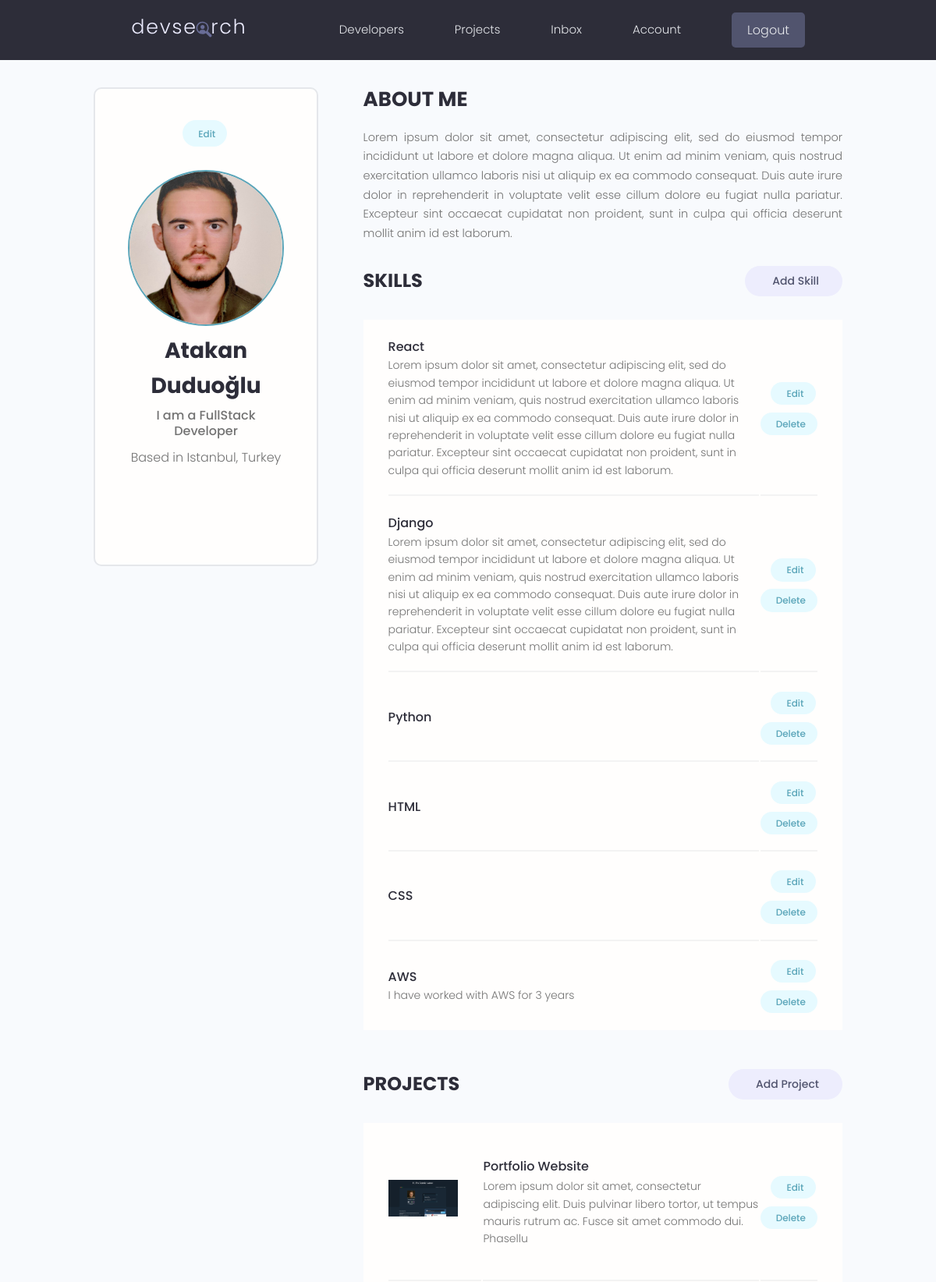
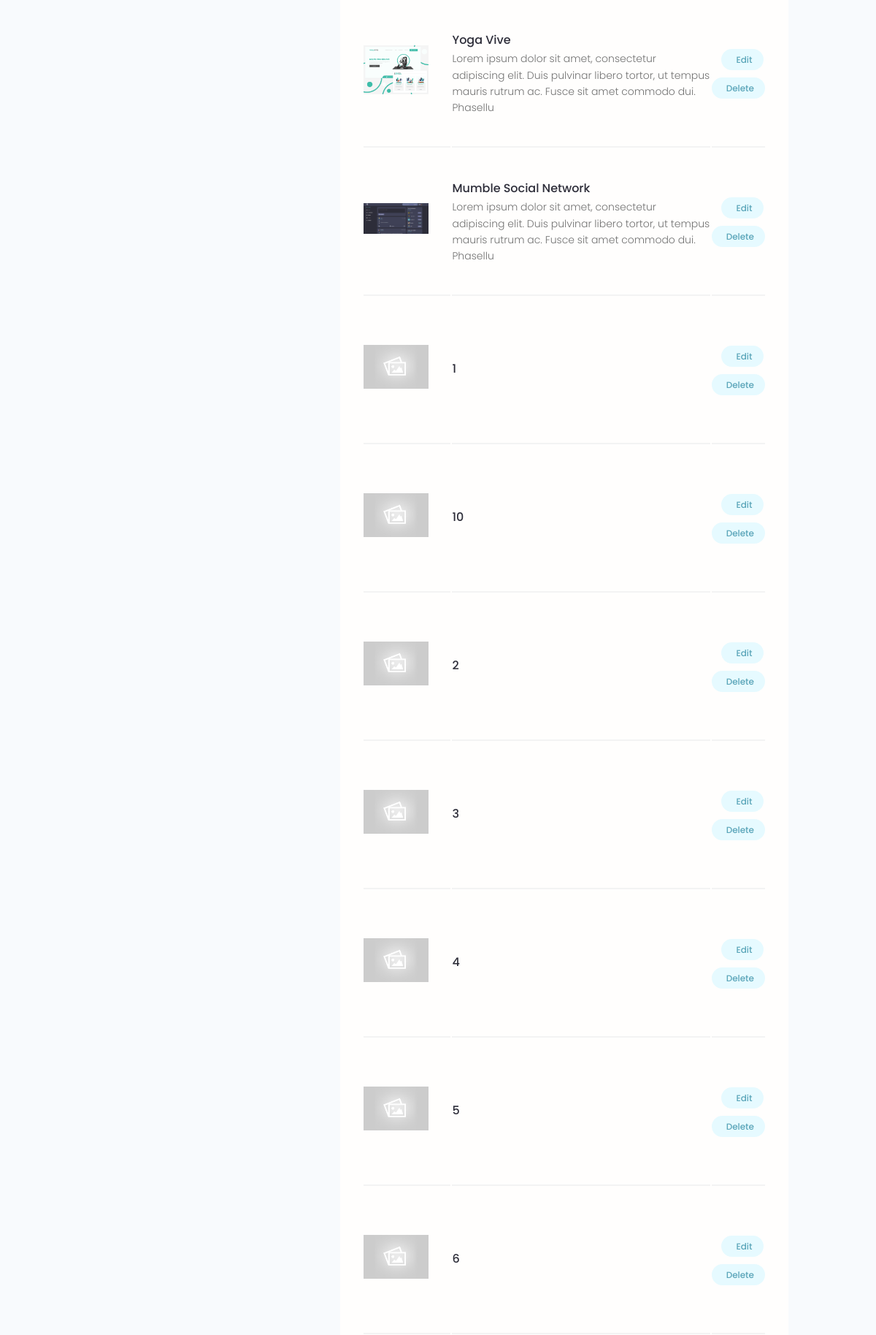
The app's page /account/ (signed in, upper part) with its own data (2 pictures, top to bottom).
### users/models.py (models this page shows, shortened)
class Profile(models.Model):
    user = models.OneToOneField(User, on_delete=models.CASCADE, null=True, blank=True)
    name = models.CharField(max_length=200, blank=True, null=True)
    email = models.EmailField(max_length=500, blank=True, null=True)
    username = models.CharField(max_length=200, blank=True, null=True)
    location = models.CharField(max_length=200, blank=True, null=True)
    short_intro = models.CharField(max_length=200, blank=True, null=True)
    bio = models.TextField(blank=True, null=True)
    profile_image = models.ImageField(null=True, blank=True, upload_to='profiles/', default="profiles/user-default.png")
    social_github = models.CharField(max_length=200, blank=True, null=True)
    social_twitter = models.CharField(max_length=200, blank=True, null=True)
    social_linkedin = models.CharField(max_length=200, blank=True, null=True)
    social_youtube = models.CharField(max_length=200, blank=True, null=True)
    social_website = models.CharField(max_length=200, blank=True, null=True)
    created = models.DateTimeField(auto_now_add=True)
    id = models.UUIDField(default=uuid.uuid4, unique=True, primary_key=True, editable=False)

class Skill(models.Model):
    owner = models.ForeignKey(Profile, on_delete=models.CASCADE, null=True, blank=True)
    name = models.CharField(max_length=200, blank=True, null=True)
    description = models.TextField(blank=True, null=True)
    id = models.UUIDField(default=uuid.uuid4, unique=True, primary_key=True, editable=False)

### projects/models.py (models this page shows, shortened)
class Project(models.Model):
    owner = models.ForeignKey(Profile, null=True, blank=True, on_delete=models.SET_NULL)
    title = models.CharField(max_length=200)
    description = models.TextField(null=True, blank=True)
    featured_image = models.ImageField(null=True, blank=True, default="default.jpg")
    demo_link = models.CharField(max_length=2000, null=True, blank=True)
    source_link = models.CharField(max_length=2000, null=True, blank=True)
    tags = models.ManyToManyField('Tag', blank=True)
    vote_total = models.IntegerField(default=0, null=True, blank=True)
    vote_ratio = models.IntegerField(default=0, null=True, blank=True)
    created = models.DateTimeField(auto_now_add=True)
    id = models.UUIDField(default=uuid.uuid4, unique=True, primary_key=True, editable=False)
    class Meta:
        ordering = ['-vote_ratio', '-vote_total', 'title']

### users/views.py (the view)
# urls.py: path('account/', views.userAccount, name="account"),
@login_required(login_url='login')
def userAccount(request):
    profile = request.user.profile
    skills = profile.skill_set.all()
    projects = profile.project_set.all()
    context = {'profile': profile, 'skills': skills, 'projects': projects}
    return render(request, 'users/account.html', context)

### users/templates/users/account.html (shortened to what this page needs)
{% extends 'main.html' %}
{% block content %}
  <main class="settingsPage profile my-md">
    <div class="container">
      <div class="layout">
        <div class="column column--1of3">
          <div class="card text-center">
            <div class="card__body dev">
              <a class="tag tag--pill tag--main settings__btn" href="{% url 'edit-account' %}"> Edit</a>
              <img class="avatar avatar--xl dev__avatar" src="{{ profile.profile_image.url }}" />
              <h2 class="dev__name">{{ profile.name }}</h2>
              <p class="dev__title">{{ profile.short_intro }}</p>
              <p class="dev__location">Based in {{ profile.location }}</p>
              <ul class="dev__social">
              </ul>
            </div>
          </div>
        </div>
        <div class="column column--2of3">
          <div class="devInfo">
            <h3 class="devInfo__title">About Me</h3>
            <p class="devInfo__about">{{ profile.bio }}</p>
          </div>
          <div class="settings">
            <h3 class="settings__title">Skills</h3>
            <a class="tag tag--pill tag--sub settings__btn tag--lg" href="{% url 'create-skill' %}"> Add Skill</a>
          </div>
          <table class="settings__table">
              {% for skill in skills %}
            <tr>
              <td class="settings__tableInfo">
                <h4>{{ skill.name }}</h4>
                <p>
                  {{ skill.description }}
                </p>
              </td>
              <td class="settings__tableActions">
                <a class="tag tag--pill tag--main settings__btn" href="{% url 'update-skill' skill.id %}"> Edit</a>
                <a class="tag tag--pill tag--main settings__btn" href="{% url 'delete-skill' skill.id %}?next=/account">
                  Delete</a>
              </td>
            </tr>
              {% endfor %}
          </table>
          <div class="settings">
            <h3 class="settings__title">Projects</h3>
            <a class="tag tag--pill tag--sub settings__btn tag--lg" href="{% url 'create-project' %}"> Add Project</a>
          </div>
          <table class="settings__table">
              {% for project in projects %}
            <tr>
              <td class="settings__thumbnail">
                <a href="{% url 'project' project.id %}"><img src="{{ project.featured_image.url }}" alt="Project Thumbnail" /></a>
              </td>
              <td class="settings__tableInfo">
                <a href="single-project.html">{{ project.title }}</a>
                <p>
                  {{ project.description|slice:"150" }}
                </p>
              </td>
              <td class="settings__tableActions">
                <a class="tag tag--pill tag--main settings__btn" href="{% url 'update-project' project.id %}"> Edit</a>
                <a class="tag tag--pill tag--main settings__btn" href="{% url 'delete-project' project.id %}?next=/account">
                  Delete</a>
              </td>
            </tr>
              {% endfor %}
          </table>
        </div>
      </div>
    </div>
  </main>
{% endblock content %}

### static/styles/app.css (style rules this page uses)
:root { --color-sub: #2d2d39; }
.card { border: 2px solid var(--color-light); }
img { width: 100%; }
.profile .card > .dev { padding: 4rem; }
.dev__avatar { display: block; margin: auto; }
.dev__name { color: var(--color-sub); font-size: 2.8rem; font-weight: 700; margin-top: 1rem; margin-bottom: 0.5rem; }
.dev__title { font-size: 1.6rem; font-weight: 500; line-height: 1.3; }
.dev__location { margin-top: 1rem; }
.dev__social { margin: 3rem 0; list-style: none; display: flex; justify-content: center; gap: 1.5rem; }
.devInfo { margin-bottom: 3rem; }
.devInfo__title, .devInfo__subtitle { font-size: 2.6rem; color: var(--color-sub); text-transform: uppercase; font-weight: 700; margin-bottom: 1.5rem; }
.devInfo__about, .devSkill__info { font-size: 1.45rem; line-height: 1.7; text-align: justify; }
.settingsPage .dev > .settings__btn { display: inline-block; margin-bottom: 3rem; }
.settings { display: flex; justify-content: space-between; align-items: center; }
.settings__title { font-size: 2.4rem; text-transform: uppercase; font-weight: 700; color: var(--color-sub); }
.settings__table { margin-top: 3rem; margin-bottom: 5rem; padding: 0 3rem; background: var(--color-white); }
.settings__table tr { width: 100%; }
.settings__table tr > td { padding: 2rem 0; }
.settings__table tr:not(:last-child) td { border-bottom: 2px solid var(--color-white-light); }
.settings__thumbnail { width: 23%; min-width: 10rem; }
.settings__thumbnail img { padding-right: 3rem; height: 15rem; object-fit: contain; }
.settings__tableInfo { width: 100%; }
.settings__tableInfo h4, .settings__tableInfo a { padding-right: 1rem; width: auto; font-size: 1.6rem; font-weight: 500; color: var(--color-sub); }
.settings__tableInfo p { font-size: 1.4rem; }
.settings__tableActions { text-align: right; }

### static/uikit/styles/modules/_variables.css (style rules this page uses)
:root { --color-main: #5aa5b9; --color-main-light: #e6faff; --color-sub: #3f4156; --color-sub-light: #51546e; --color-sub-lighter: #ededfd; --color-text: #737373; --color-gray: #8b8b8b; --color-light: #e5e7eb; --color-light-gray: #767676; --color-bg: #f8fafd; --color-white: #fffefd; --color-white-light: #f3f3f3; --color-success: #359e64; --color-success-bg: #def8e8; --color-error: #fc4b0b; --color-error-bg: #fff2ee; --font-base: 'Poppins', arial, helvetica, 'Segoe UI', roboto, ubuntu, sans-serif; --font-monospace: 'Fira Code', 'Courier New', courier, monospace; --font-regular: 300; --font-medium: 500; --font-bold: 700; --generic-shadow: 1px 1px 5px #00000010; --generic-transition: all 0.3s ease-in-out; }

### static/uikit/styles/modules/_base.css (style rules this page uses)
* { margin: 0; padding: 0; box-sizing: border-box; text-rendering: optimizeLegibility; color: inherit; font-size: inherit; }
html { font-size: 50%; }
@media only screen and (min-width: 480px) { html { font-size: 56.25%; } }
@media only screen and (min-width: 1200px) { html { font-size: 62.5%; } }
body { line-height: 1.6; font-weight: 400; font-size: 1.5rem; color: var(--color-text); background-color: var(--color-bg); min-height: 100vh; }

### static/uikit/styles/modules/_typography.css (style rules this page uses)
* { font-family: var(--font-base); }
h2 { font-size: 3.6rem; font-weight: var(--font-bold); }
h3 { font-size: 3.2rem; font-weight: var(--font-medium); }
h4 { font-size: 2.8rem; font-weight: var(--font-medium); }
p, span, strong { font-size: 1.6rem; color: var(--color-text); font-weight: var(--font-regular); }
a { padding-bottom: 2px; text-decoration: none; display: inline-block; color: var(--color-main); font-weight: var(--font-medium); }

### static/uikit/styles/modules/_utilities.css (style rules this page uses)
.container { width: 92%; max-width: 165rem; margin: 0 auto; box-sizing: border-box; }
@media screen and (min-width: 1000px) { .container { width: 90%; } }
@media screen and (min-width: 1200px) { .container { width: 80%; } }
.text-center { text-align: center; }
.my-md { margin: 3rem auto; }

### static/uikit/styles/modules/_avatar.css (style rules this page uses)
.avatar { border-radius: 50%; border: 2px solid var(--color-main); object-fit: cover; }
.avatar--xl { height: 20rem; width: 20rem; }

### static/uikit/styles/modules/_card.css (style rules this page uses)
.card { border-radius: 1rem; background-color: var(--color-white); border: 1.5px solid var(--color-light); width: auto; height: auto; margin-top: 0.5rem; margin-bottom: 0.5rem; overflow: hidden; }
.card__body, .card__header { padding: 2rem 2.5rem; }

### static/uikit/styles/modules/_layout.css (style rules this page uses)
.layout { display: flex; flex-flow: row wrap; justify-content: space-between; }
.layout > .column { margin-bottom: 3rem; }
.layout > .column.column--1of3 { flex-basis: 30%; }
.layout > .column.column--2of3 { flex-basis: 64%; }

### records on screen
Profile: profile_image (picture), name "Atakan Duduoğlu", short_intro "I am a FullStack Developer", location "Istanbul, Turkey", bio "Lorem ipsum dolor sit amet, consectetur adipiscing elit, sed do eiusmod tempor incididunt ut labore et dolore magna aliqua. Ut enim ad minim veniam, quis nostrud exercitation ullamco laboris nisi ut aliquip ex ea commodo consequat. Duis aute irure dolor in reprehenderit in voluptate velit esse cillum dolore eu fugiat nulla pariatur. Excepteur sint occaecat cupidatat non proident, sunt in culpa qui officia deserunt mollit anim id est laborum."
Skill: name "React", description "Lorem ipsum dolor sit amet, consectetur adipiscing elit, sed do eiusmod tempor incididunt ut labore et dolore magna aliqua. Ut enim ad minim veniam, quis nostrud exercitation ullamco laboris nisi ut aliquip ex ea commodo consequat. Duis aute irure dolor in reprehenderit in voluptate velit esse cillum dolore eu fugiat nulla pariatur. Excepteur sint occaecat cupidatat non proident, sunt in culpa qui officia deserunt mollit anim id est laborum."
Skill: name "Django", description "Lorem ipsum dolor sit amet, consectetur adipiscing elit, sed do eiusmod tempor incididunt ut labore et dolore magna aliqua. Ut enim ad minim veniam, quis nostrud exercitation ullamco laboris nisi ut aliquip ex ea commodo consequat. Duis aute irure dolor in reprehenderit in voluptate velit esse cillum dolore eu fugiat nulla pariatur. Excepteur sint occaecat cupidatat non proident, sunt in culpa qui officia deserunt mollit anim id est laborum."
Skill: name "Python"
Skill: name "HTML"
Skill: name "CSS"
Skill: name "AWS", description "I have worked with AWS for 3 years"
Project: featured_image (picture), title "Portfolio Website", description "Lorem ipsum dolor sit amet, consectetur adipiscing elit. Duis pulvinar libero tortor, ut tempus mauris rutrum ac. Fusce sit amet commodo dui. Phasellu"
Project: featured_image (picture), title "Yoga Vive", description "Lorem ipsum dolor sit amet, consectetur adipiscing elit. Duis pulvinar libero tortor, ut tempus mauris rutrum ac. Fusce sit amet commodo dui. Phasellu"
Project: featured_image (picture), title "Mumble Social Network", description "Lorem ipsum dolor sit amet, consectetur adipiscing elit. Duis pulvinar libero tortor, ut tempus mauris rutrum ac. Fusce sit amet commodo dui. Phasellu"
Project: featured_image (placeholder picture), title "1"
Project: featured_image (placeholder picture), title "10"
Project: featured_image (placeholder picture), title "2"
Project: featured_image (placeholder picture), title "3"
Project: featured_image (placeholder picture), title "4"
Project: featured_image (placeholder picture), title "5"
Project: featured_image (placeholder picture), title "6"
